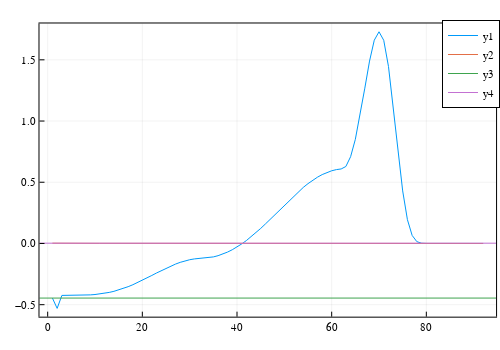

This figure's notebook cell:
### Code cell
plot(real.(vec(Vmat)[1:length(qi)]))
plot!(imag.(vec(Vmat)[1:length(qi)]))
hline!([real(Vmat[1,1])])
hline!([imag(Vmat[1,1])])

### Figure 1 — Plotly figure (JSON) as saved in the notebook; plotly's stock layout.template omitted (floating-point values rounded to 4 significant figures)
{"data": [{"colorbar": {"title": ""}, "legendgroup": "y1", "line": {"color": "rgba(0, 154, 250, 1.000)", "dash": "solid", "shape": "linear", "width": 1}, "mode": "lines", "name": "y1", "showlegend": true, "type": "scatter", "x": [1, 2, 3, 4, 5, 6, 7, 8, 9, 10, 11, 12, 13, 14, 15, 16, 17, 18, 19, 20, 21, 22, 23, 24, 25, 26, 27, 28, 29, 30, 31, 32, 33, 34, 35, 36, 37, 38, 39, 40, 41, 42, 43, 44, 45, 46, 47, 48, 49, 50, 51, 52, 53, 54, 55, 56, 57, 58, 59, 60, 61, 62, 63, 64, 65, 66, 67, 68, 69, 70, 71, 72, 73, 74, 75, 76, 77, 78, 79, 80, 81, 82, 83, 84, 85, 86, 87, 88, 89, 90, 91, 92], "xaxis": "x", "y": [-0.4461, -0.5302, -0.4244, -0.4243, -0.4242, -0.4239, -0.4232, -0.422, -0.42, -0.417, -0.4128, -0.4072, -0.3999, -0.3909, -0.3801, -0.3675, -0.3531, -0.3371, -0.3196, -0.3009, -0.2814, -0.2614, -0.2413, -0.2216, -0.2026, -0.1848, -0.1686, -0.1543, -0.1423, -0.1329, -0.1262, -0.1225, -0.1207, -0.1168, -0.1099, -0.09984, -0.0867, -0.07046, -0.05117, -0.02887, -0.003665, 0.02431, 0.05486, 0.08774, 0.1227, 0.1592, 0.1971, 0.2358, 0.2748, 0.3137, 0.3519, 0.389, 0.4245, 0.4578, 0.4887, 0.5167, 0.5414, 0.5627, 0.5802, 0.5938, 0.6033, 0.6086, 0.6287, 0.709, 0.8504, 1.044, 1.269, 1.49, 1.66, 1.729, 1.659, 1.446, 1.122, 0.7572, 0.4293, 0.1946, 0.06564, 0.01475, 0.001864, 0.000101, 1.499e-06, 2.827e-09, 1.688e-13, 2.233e-20, 2.75e-32, 1.42e-54, 9.985e-101, 2.243e-210, 0, 0, 0, 0], "yaxis": "y", "zmax": null, "zmin": null}, {"colorbar": {"title": ""}, "legendgroup": "y2", "line": {"color": "rgba(227, 111, 71, 1.000)", "dash": "solid", "shape": "linear", "width": 1}, "mode": "lines", "name": "y2", "showlegend": true, "type": "scatter", "x": [1, 2, 3, 4, 5, 6, 7, 8, 9, 10, 11, 12, 13, 14, 15, 16, 17, 18, 19, 20, 21, 22, 23, 24, 25, 26, 27, 28, 29, 30, 31, 32, 33, 34, 35, 36, 37, 38, 39, 40, 41, 42, 43, 44, 45, 46, 47, 48, 49, 50, 51, 52, 53, 54, 55, 56, 57, 58, 59, 60, 61, 62, 63, 64, 65, 66, 67, 68, 69, 70, 71, 72, 73, 74, 75, 76, 77, 78, 79, 80, 81, 82, 83, 84, 85, 86, 87, 88, 89, 90, 91, 92], "xaxis": "x", "y": [0.00232, 0.001451, 0.001149, 0.001149, 0.001148, 0.001147, 0.001143, 0.001137, 0.001127, 0.001111, 0.001089, 0.00106, 0.001022, 0.0009758, 0.0009201, 0.0008553, 0.0007818, 0.0007003, 0.0006121, 0.0005185, 0.0004213, 0.0003224, 0.0002238, 0.0001277, 3.596e-05, -4.939e-05, -0.0001266, -0.0001941, -0.0002505, -0.0002947, -0.0003259, -0.0003434, -0.0003475, -0.0003474, -0.0003468, -0.0003454, -0.0003424, -0.0003371, -0.0003286, -0.0003161, -0.0002987, -0.0002759, -0.0002472, -0.0002124, -0.0001715, -0.0001248, -7.289e-05, -1.662e-05, 4.301e-05, 0.0001049, 0.0001677, 0.0002302, 0.0002911, 0.0003494, 0.0004038, 0.0004535, 0.0004977, 0.0005357, 0.0005671, 0.0005914, 0.0006083, 0.0006178, 0.0006102, 0.0005684, 0.000494, 0.0003904, 0.0002653, 0.0001317, 7.1e-06, -9.082e-05, -0.0001492, -0.0001646, -0.0001445, -0.0001043, -6.135e-05, -2.836e-05, -9.658e-06, -2.179e-06, -2.757e-07, -1.493e-08, -2.216e-10, -4.176e-13, -2.492e-17, -3.295e-24, -4.058e-36, -2.095e-58, -1.473e-104, -3.31e-214, 0, 0, 0, 0], "yaxis": "y", "zmax": null, "zmin": null}, {"colorbar": {"title": ""}, "legendgroup": "y3", "line": {"color": "rgba(62, 164, 78, 1.000)", "dash": "solid", "shape": "linear", "width": 1}, "mode": "lines", "name": "y3", "showlegend": true, "type": "scatter", "x": [-9648.0, 9741.0], "xaxis": "x", "y": [-0.4461, -0.4461], "yaxis": "y", "zmax": null, "zmin": null}, {"colorbar": {"title": ""}, "legendgroup": "y4", "line": {"color": "rgba(195, 113, 210, 1.000)", "dash": "solid", "shape": "linear", "width": 1}, "mode": "lines", "name": "y4", "showlegend": true, "type": "scatter", "x": [-9648.0, 9741.0], "xaxis": "x", "y": [0.00232, 0.00232], "yaxis": "y", "zmax": null, "zmin": null}], "layout": {"annotations": [], "height": 350, "legend": {"bgcolor": "rgba(255, 255, 255, 1.000)", "bordercolor": "rgba(0, 0, 0, 1.000)", "borderwidth": 1, "font": {"color": "rgba(0, 0, 0, 1.000)", "family": "sans-serif", "size": 11}, "title": {"font": {"color": "rgba(0, 0, 0, 1.000)", "family": "sans-serif", "size": 15}, "text": ""}, "tracegroupgap": 0, "traceorder": "normal", "x": 1, "xanchor": "auto", "y": 1, "yanchor": "auto"}, "margin": {"b": 20, "l": 0, "r": 0, "t": 20}, "paper_bgcolor": "rgba(255, 255, 255, 1.000)", "plot_bgcolor": "rgba(255, 255, 255, 1.000)", "showlegend": true, "width": 500, "xaxis": {"anchor": "y", "domain": [0.07899, 0.9921], "gridcolor": "rgba(0, 0, 0, 0.100)", "gridwidth": 0.5, "linecolor": "rgba(0, 0, 0, 1.000)", "mirror": true, "range": [-1.73, 94.73], "showgrid": true, "showline": true, "showticklabels": true, "tickangle": 0, "tickcolor": "rgb(0, 0, 0)", "tickfont": {"color": "rgba(0, 0, 0, 1.000)", "family": "sans-serif", "size": 11}, "tickmode": "array", "ticks": "inside", "ticktext": ["0", "20", "40", "60", "80"], "tickvals": [0, 20, 40, 60, 80], "title": "", "titlefont": {"color": "rgba(0, 0, 0, 1.000)", "family": "sans-serif", "size": 15}, "type": "-", "visible": true, "zeroline": false, "zerolinecolor": "rgba(0, 0, 0, 1.000)"}, "yaxis": {"anchor": "x", "domain": [0.04299, 0.9888], "gridcolor": "rgba(0, 0, 0, 0.100)", "gridwidth": 0.5, "linecolor": "rgba(0, 0, 0, 1.000)", "mirror": true, "range": [-0.598, 1.797], "showgrid": true, "showline": true, "showticklabels": true, "tickangle": 0, "tickcolor": "rgb(0, 0, 0)", "tickfont": {"color": "rgba(0, 0, 0, 1.000)", "family": "sans-serif", "size": 11}, "tickmode": "array", "ticks": "inside", "ticktext": ["−0.5", "0.0", "0.5", "1.0", "1.5"], "tickvals": [-0.5, 0, 0.5, 1, 1.5], "title": "", "titlefont": {"color": "rgba(0, 0, 0, 1.000)", "family": "sans-serif", "size": 15}, "type": "-", "visible": true, "zeroline": false, "zerolinecolor": "rgba(0, 0, 0, 1.000)"}}}
